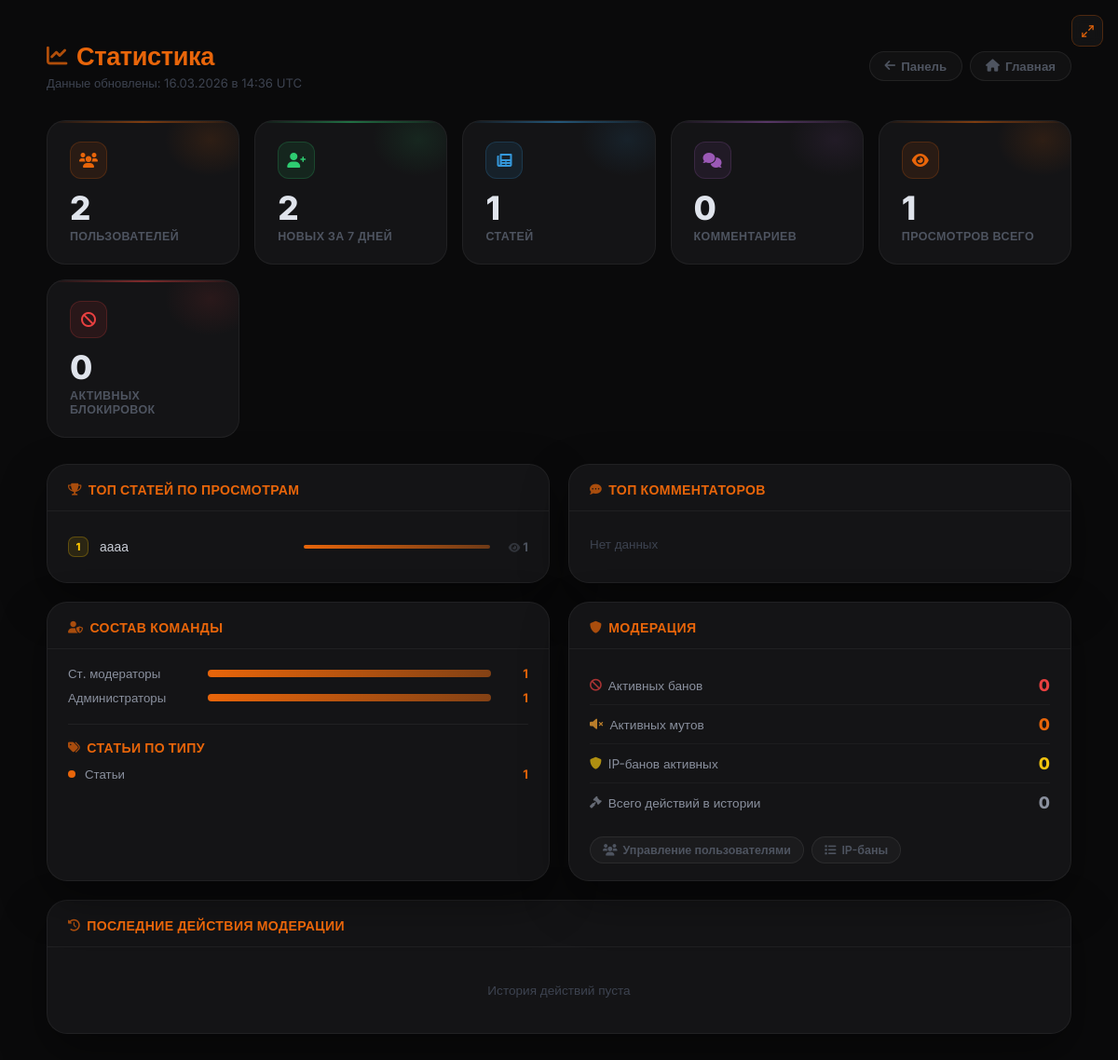
The app's page /admin/stats (signed in), older data.
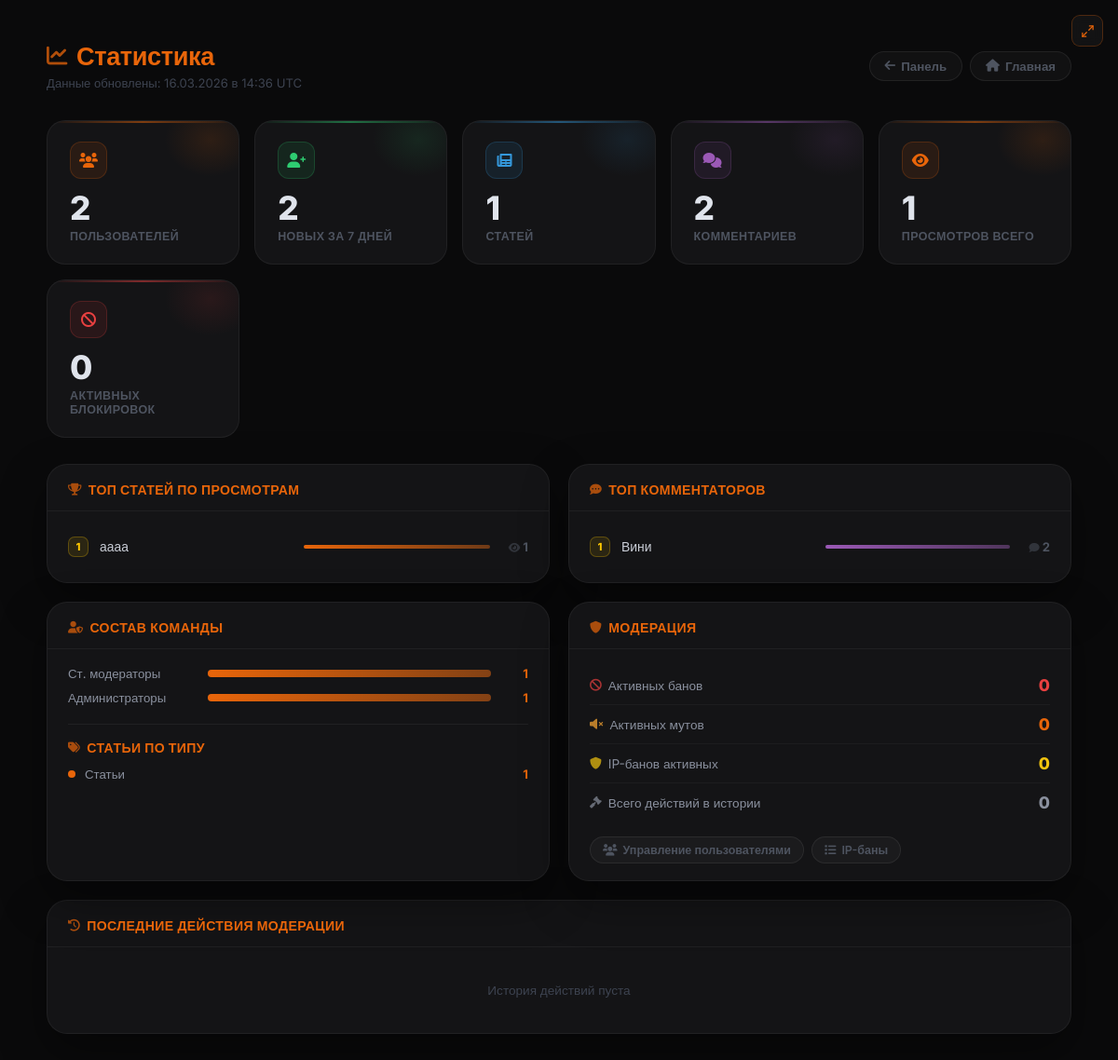
The same page, newer data.
### models.py (models this page shows, shortened)
class Article(db.Model):
    __tablename__ = 'articles'
    id          = db.Column(db.Integer, primary_key=True)
    title       = db.Column(db.String(300), nullable=False)
    preview     = db.Column(db.Text, nullable=True)       # краткое описание
    content     = db.Column(db.Text, nullable=False)
    image       = db.Column(db.String(500), nullable=True)  # URL изображения (старый способ)
    image_file  = db.Column(db.String(300), nullable=True)  # имя файла загруженного изображения
    video_url   = db.Column(db.String(500), nullable=True)  # ссылка на YouTube
    video_file  = db.Column(db.String(300), nullable=True)  # загруженный видео-файл
    category    = db.Column(db.String(50), default='article')
    views       = db.Column(db.Integer, default=0)
    likes       = db.Column(db.Integer, default=0)
    dislikes    = db.Column(db.Integer, default=0)
    created_at  = db.Column(db.DateTime, default=datetime.utcnow)
    updated_at  = db.Column(db.DateTime, default=datetime.utcnow, onupdate=datetime.utcnow)
    author_id   = db.Column(db.Integer, db.ForeignKey('users.id'), nullable=False)
    game_id     = db.Column(db.Integer, db.ForeignKey('games.id'), nullable=True)
    comments    = db.relationship('Comment',      backref='article', lazy='dynamic',
                                  cascade='all, delete-orphan')
    votes       = db.relationship('Vote',         backref='article', lazy='dynamic',
                                  cascade='all, delete-orphan')
    extra_pages = db.relationship('ExtraPage',    backref='article', lazy='dynamic',
                                  cascade='all, delete-orphan')
    dropdown_items = db.relationship('DropdownItem', backref='article', lazy='dynamic',
                                     cascade='all, delete-orphan', order_by='DropdownItem.order')
    article_views  = db.relationship('ArticleView',  backref='article', lazy='dynamic',
                                     cascade='all, delete-orphan')

class User(db.Model, UserMixin):
    __tablename__ = 'users'
    id             = db.Column(db.Integer, primary_key=True)
    username       = db.Column(db.String(80),  unique=True, nullable=False)
    email          = db.Column(db.String(120), unique=True, nullable=False)
    password_hash  = db.Column(db.String(256), nullable=False)
    role           = db.Column(db.Integer, default=0)
    created_at     = db.Column(db.DateTime, default=datetime.utcnow)   # дата регистрации
    last_seen      = db.Column(db.DateTime, default=datetime.utcnow)
    banned_until   = db.Column(db.DateTime, nullable=True)
    ban_reason     = db.Column(db.String(500), nullable=True)
    banned_by_id   = db.Column(db.Integer, db.ForeignKey('users.id'), nullable=True)
    recovery_key   = db.Column(db.String(256), nullable=True)  # хеш секретного ключа восстановления
    avatar         = db.Column(db.String(300), nullable=True)   # путь к аватарке
    articles       = db.relationship('Article',  backref='author',     lazy='dynamic', foreign_keys='Article.author_id')
    comments       = db.relationship('Comment',  backref='author',     lazy='dynamic', foreign_keys='Comment.author_id')
    votes          = db.relationship('Vote',     backref='user',       lazy='dynamic')
    extra_pages    = db.relationship('ExtraPage', backref='author',    lazy='dynamic', foreign_keys='ExtraPage.author_id')
    comment_reactions = db.relationship('CommentReaction', backref='user', lazy='dynamic')

### app.py (the view)
@app.route('/admin/stats')
@login_required
def admin_stats():
    perm = UserPermission.query.filter_by(user_id=current_user.id).first()
    if current_user.role < 4 and not (perm and perm.can_see_stats):
        abort(403)
    from sqlalchemy import func as sqlfunc
    total_users    = User.query.count()
    total_articles = Article.query.count()
    total_comments = Comment.query.count()
    total_views    = db.session.query(sqlfunc.sum(Article.views)).scalar() or 0
    roles_data  = db.session.query(User.role, sqlfunc.count(User.id)).group_by(User.role).all()
    roles_map   = {0:'Пользователи',1:'Модераторы чата',2:'Редакторы',3:'Ст. модераторы',4:'Администраторы'}
    roles_stats = [(roles_map.get(r, f'Роль {r}'), cnt) for r, cnt in sorted(roles_data)]
    top_articles = Article.query.order_by(Article.views.desc()).limit(10).all()
    top_commenters = db.session.query(
        User.username, sqlfunc.count(Comment.id).label('cnt')
    ).join(Comment, Comment.author_id == User.id)\
     .group_by(User.id, User.username)\
     .order_by(sqlfunc.count(Comment.id).desc()).limit(10).all()
    week_ago       = datetime.utcnow() - timedelta(days=7)
    new_users_week = User.query.filter(User.created_at >= week_ago).count() if hasattr(User, 'created_at') else 0
    active_bans    = User.query.filter(User.banned_until > datetime.utcnow()).count()
    active_mutes   = Mute.query.filter(Mute.muted_until > datetime.utcnow()).count()
    active_ip_bans = IPBan.query.filter(IPBan.banned_until > datetime.utcnow()).count()
    cat_data  = db.session.query(Article.category, sqlfunc.count(Article.id)).group_by(Article.category).all()
    cat_stats = [(c or 'article', cnt) for c, cnt in cat_data]
    recent_penalties = PenaltyHistory.query.order_by(PenaltyHistory.created_at.desc()).limit(15).all()
    return render_template('admin/stats.html',
        total_users=total_users,
        total_articles=total_articles,
        total_comments=total_comments,
        total_views=total_views,
        roles_stats=roles_stats,
        top_articles=top_articles,
        top_commenters=top_commenters,
        new_users_week=new_users_week,
        active_bans=active_bans,
        active_mutes=active_mutes,
        active_ip_bans=active_ip_bans,
        cat_stats=cat_stats,
        recent_penalties=recent_penalties,
        now=datetime.utcnow(),
    )

### app.py (called while the page is built)
@login_manager.user_loader
def load_user(user_id):
    return User.query.get(int(user_id))

@app.before_request
def update_last_seen():
    if current_user.is_authenticated:
        current_user.last_seen = datetime.utcnow()
        db.session.commit()

@app.after_request
def add_security_headers(response):
    response.headers['X-Content-Type-Options'] = 'nosniff'
    response.headers['X-Frame-Options']        = 'DENY'
    response.headers['X-XSS-Protection']       = '1; mode=block'
    response.headers.pop('Server', None)
    response.headers.pop('X-Powered-By', None)
    return response

### templates/admin/stats.html (shortened to what the changed rows need)
{% extends "base.html" %}
{% block content %}
<div class="stats-outer">
<div class="stats-wrap">
    <div class="stats-header">
        <div>
            <h1 class="stats-title"><i class="fas fa-chart-line"></i> Статистика</h1>
        </div>
    </div>
    <div class="kpi-grid">
        <div class="kpi-card kpi-purple">
            <div class="kpi-glow"></div>
            <div class="kpi-icon"><i class="fas fa-comments"></i></div>
            <div class="kpi-value">{{ total_comments }}</div>
            <div class="kpi-label">Комментариев</div>
        </div>
    </div>
    <div class="two-col">
        <div class="panel">
            <div class="panel-body">
                {% set max_views = top_articles[0].views if top_articles and top_articles[0].views > 0 else 1 %}
                <ul class="top-list">
                    {% for art in top_articles %}
                    <li>
                        <div class="top-rank {% if loop.index == 1 %}gold{% elif loop.index == 2 %}silver{% elif loop.index == 3 %}bronze{% endif %}">
                            {{ loop.index }}
                        </div>
                        <div class="top-name">
                            <a href="{{ url_for('article', article_id=art.id) }}" target="_blank">{{ art.title }}</a>
                        </div>
                        <div class="top-bar-wrap">
                            <div class="top-bar" style="width:{{ [art.views * 100 // max_views, 100]|min }}%"></div>
                        </div>
                        <div class="top-value"><i class="fas fa-eye" style="font-size:0.7rem; opacity:0.5;"></i> {{ art.views }}</div>
                    </li>
                    {% else %}
                    <li><span style="color:#3d4350; font-size:0.84rem;">Нет данных</span></li>
                    {% endfor %}
                </ul>
            </div>
        </div>
        <div class="panel">
            <div class="panel-body">
                {% set max_comments = top_commenters[0][1] if top_commenters and top_commenters[0][1] > 0 else 1 %}
                <ul class="top-list">
                    {% for username, cnt in top_commenters %}
                    <li>
                        <div class="top-rank {% if loop.index == 1 %}gold{% elif loop.index == 2 %}silver{% elif loop.index == 3 %}bronze{% endif %}">
                            {{ loop.index }}
                        </div>
                        <div class="top-name">{{ username }}</div>
                        <div class="top-bar-wrap">
                            <div class="top-bar" style="width:{{ [cnt * 100 // max_comments, 100]|min }}%; background:linear-gradient(90deg, #9b59b6, rgba(155,89,182,0.4));"></div>
                        </div>
                        <div class="top-value"><i class="fas fa-comment" style="font-size:0.7rem; opacity:0.5;"></i> {{ cnt }}</div>
                    </li>
                    {% else %}
                    <li><span style="color:#3d4350; font-size:0.84rem;">Нет данных</span></li>
                    {% endfor %}
                </ul>
            </div>
        </div>
    </div>
    <div class="two-col">
        <div class="panel">
            <div class="panel-body">
                <div class="roles-grid">
                    {% set max_role_cnt = roles_stats|map(attribute=1)|max if roles_stats else 1 %}
                    {% for role_name, cnt in roles_stats %}
                    <div class="role-row">
                        <div class="role-name">{{ role_name }}</div>
                        <div class="role-bar-wrap">
                            <div class="role-bar" style="width:{{ [cnt * 100 // (max_role_cnt if max_role_cnt > 0 else 1), 100]|min }}%"></div>
                        </div>
                        <div class="role-count">{{ cnt }}</div>
                    </div>
                    {% endfor %}
                </div>
                {% if cat_stats %}
                <div style="margin-top:20px; border-top:1px solid rgba(255,255,255,0.05); padding-top:16px;">
                    <div class="cat-grid">
                        {% for cat, cnt in cat_stats %}
                        <div class="cat-row">
                            <div class="cat-dot" style="background:{% if cat == 'article' %}#e8650a{% elif cat == 'news' %}#3498db{% else %}#9b59b6{% endif %};"></div>
                            <div class="cat-name">{% if cat == 'article' %}Статьи{% elif cat == 'news' %}Новости{% else %}{{ cat }}{% endif %}</div>
                            <div class="cat-count">{{ cnt }}</div>
                        </div>
                        {% endfor %}
                    </div>
                </div>
                {% endif %}
            </div>
        </div>
    </div>
</div>
</div>
{% endblock %}

Row changes from the older to the newer data that the page shows:
now on this page (row edited): User: username "Вини", {{ [cnt * 100 // max_comments, 100]|min }} 100 (drawn), id "2"
Text that changed along with them:
{{ total_comments }}: "0" → "2"
text no longer shown: "Нет данных"
